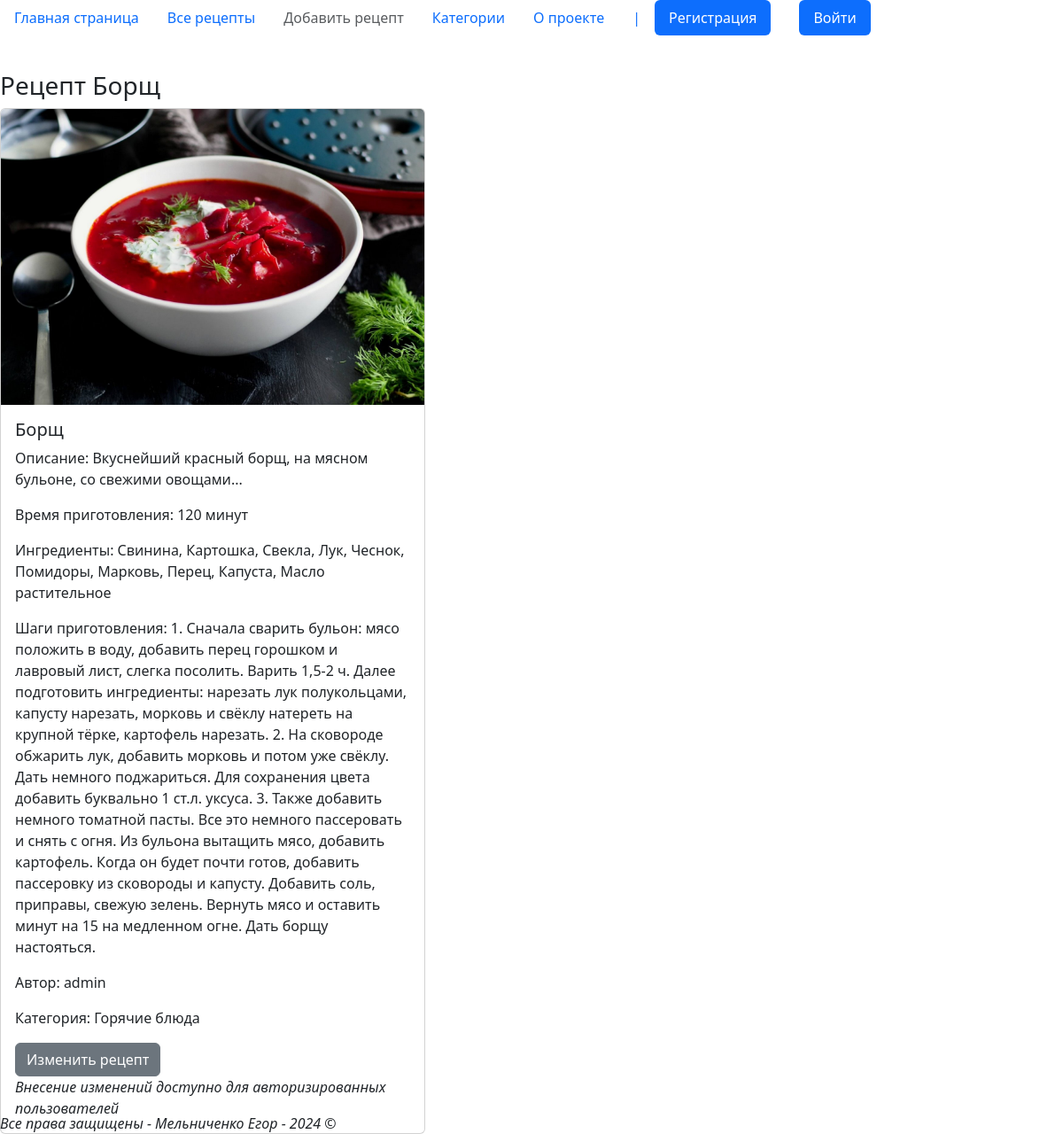
Screenshot of /recipes/get_recipe/Борщ/ with the database file from the repository.
### cbookapp/models.py (models this page shows, shortened)
class Recipe(models.Model):
    name = models.CharField(max_length=100)
    description = models.TextField()
    cooking_steps = models.TextField()
    cooking_time = models.CharField(max_length=15)
    img_file = models.ImageField(upload_to='media/products/', null=True, blank=True)
    author = models.ForeignKey(User, on_delete=models.SET_NULL, verbose_name="Пользователь", null=True)
    ingredients = models.TextField()
    category = models.ForeignKey(Categories, on_delete=models.CASCADE)

class Categories(models.Model):
    name = models.CharField(max_length=20)
    def __str__(self):
        return self.name

### cbookapp/views.py (the view)
# urls.py: path('get_recipe/<str:name>/', views.get_recipe_by_name, name='get_recipe_by_name'),
def get_recipe_by_name(request, name):
    recipe = Recipe.objects.filter(name=name).first()
    if recipe is not None:
        recipe.save()
        context = {'recipe': recipe, 'name': f'Рецепт {name}'}
        return render(request, 'cbookapp/recipe.html', context)
    return render(request, 'cbookapp/page_404.html', {'message': name})

### cbookapp/templates/cbookapp/recipe.html (shortened to what this page needs)
{% extends 'base.html' %}
{% block content %}
<h3>{{ name }}</h3>
{% if request.user.is_authenticated %}
<div class="card" style="width: 30rem;">
    <img src="{{ recipe.img_file.url }}" class="card-img-top" alt="Фото {{ recipe.name }}">
    <div class="card-body">
        <h5 class="card-title">{{ recipe.name }}</h5>
        <p class="card-text">Описание: {{ recipe.description }}</p>
        <p class="card-text">Время приготовления: {{ recipe.cooking_time }}</p>
        <p class="card-text">Ингредиенты: {{ recipe.ingredients }}</p>
        <p class="card-text">Шаги приготовления: {{ recipe.cooking_steps }}</p>
        <p class="card-text">Автор: {{ recipe.author }}</p>
        <p class="card-text">Категория: {{ recipe.category }}</p>
        <a href="{% url 'upd_recipe' recipe.name %}" class="btn btn-primary">Изменить рецепт</a>
    </div>
</div>
{% else %}
<div class="card" style="width: 30rem;">
    <img src="{{ recipe.img_file.url }}" class="card-img-top" alt="Фото {{ recipe.name }}">
    <div class="card-body">
        <h5 class="card-title">{{ recipe.name }}</h5>
        <p class="card-text">Описание: {{ recipe.description }}</p>
        <p class="card-text">Время приготовления: {{ recipe.cooking_time }}</p>
        <p class="card-text">Ингредиенты: {{ recipe.ingredients }}</p>
        <p class="card-text">Шаги приготовления: {{ recipe.cooking_steps }}</p>
        <p class="card-text">Автор: {{ recipe.author }}</p>
        <p class="card-text">Категория: {{ recipe.category }}</p>
        <a href="#" class="btn btn-secondary">Изменить рецепт</a>
        <p class="card-text"><i>Внесение изменений доступно для авторизированных пользователей</i></p>
    </div>
</div>
{% endif %}
{% endblock %}

### rows the page displays
Recipe: img_file (picture), name "Борщ", description "Вкуснейший красный борщ, на мясном бульоне, со свежими овощами...", cooking_time "120 минут", ingredients "Свинина, Картошка, Свекла, Лук, Чеснок, Помидоры, Марковь, Перец, Капуста, Масло растительное", cooking_steps "1. Сначала сварить бульон: мясо положить в воду, добавить перец горошком и лавровый лист, слегка посолить. Варить 1,5-2 ч. Далее подготовить ингредиенты: нарезать лук полукольцами, капусту нарезать, морковь и свёклу натереть на крупной тёрке, картофель нарезать. 2. На сковороде обжарить лук, добавить морковь и потом уже свёклу. Дать немного поджариться. Для сохранения цвета добавить буквально 1 ст.л. уксуса. 3. Также добавить немного томатной пасты. Все это немного пассеровать и снять с огня. Из бульона вытащить мясо, добавить картофель. Когда он будет почти готов, добавить пассеровку из сковороды и капусту. Добавить соль, приправы, свежую зелень. Вернуть мясо и оставить минут на 15 на…", author "admin", category "Горячие блюда"

### other values shown
{{ name }} "Рецепт Борщ"
